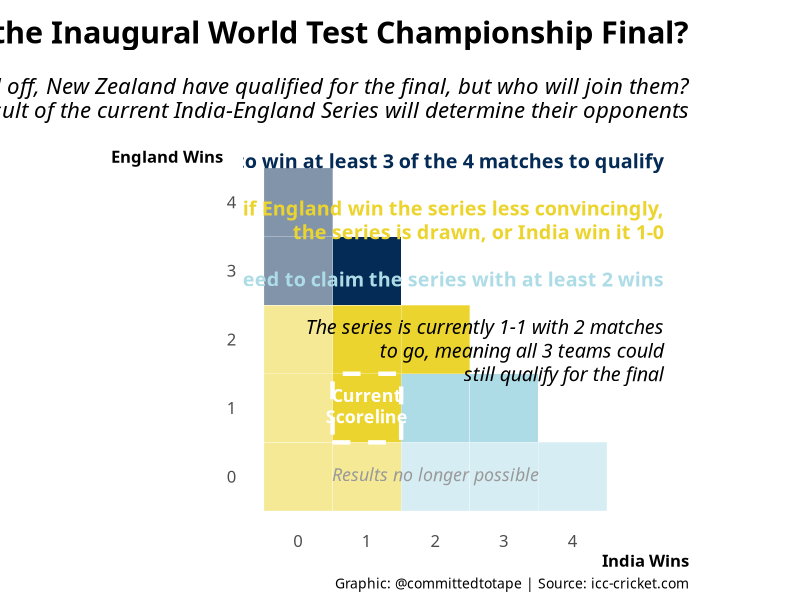
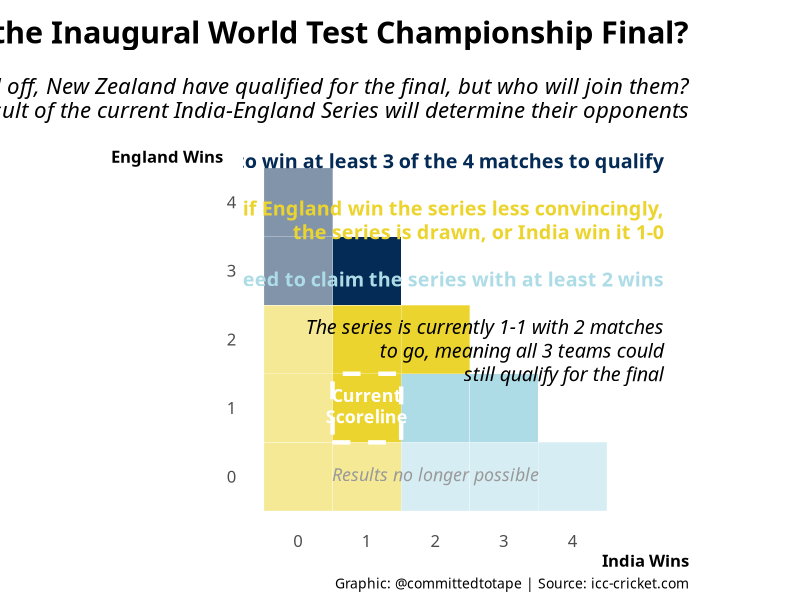

The R source for these figures, in order:
library(tidyverse)
library(ggtext)
library(glue)
library(here)

# Build dataset of all possible scores and outcomes
wins <- tibble(india = 0:4, england = 0:4)

outcomes <- expand(wins, india, england) %>% 
  filter(india + england <= 4) %>% 
  mutate(finalist = case_when(england >= 3 ~ "ENG",
                              england >= india ~ "AUS",
                              india == 1 & england == 0 ~ "AUS",
                              TRUE ~ "IND"))

# current score and matches remaining - change after each match
current_score <- outcomes %>% 
  filter(england == 1, india == 1)

matches_remaining <- 2

# is outcome now possible based on current state of series?
possible_outcomes <- outcomes %>% 
  mutate(not_possible = england < current_score$england |
                        india < current_score$india |
                        england > current_score$england + matches_remaining |
                        india > current_score$india + matches_remaining
           )

col_pal <- c("#ECD42E", "#042B56", "#ADDCE7")

ggplot() +
  geom_tile(data = filter(possible_outcomes, not_possible == 0),
                   aes(x = india, y = england, fill = finalist), 
                   colour = "white") +
  geom_tile(data = filter(possible_outcomes, not_possible == 1),
                   aes(x = india, y = england, fill = finalist), 
                   colour = "white", alpha = 0.5) +
  geom_tile(data = current_score, 
            aes(x = india, y = england, fill = finalist), 
            colour = "white", size = 1.5, linetype = 2) +
  geom_richtext(data = current_score, 
            aes(x = india, y = england, label = "**Current<br>Scoreline**"), 
            fill = NA, label.color = NA, colour = "white", size = 4.5,
            family = "Avenir Next Condensed") +
  geom_richtext(data = current_score, 
                aes(x = 2, y = 0, label = "*Results no longer possible*"), 
                fill = NA, label.color = NA, colour = "gray60", size = 4.5, 
                family = "Avenir Next Condensed") +
  geom_richtext(data = NULL, 
                aes(x = 5.4, y = 3.7, 
                    label = "<span style='color:#042B56'>**England need to win at least 3 of the 4 matches to qualify**</span><br><br>
                             <span style='color:#ECD42E'>**Australia qualify if England win the series less convincingly,<br>the series is drawn, or India win it 1-0**</span><br><br>
                             <span style='color:#ADDCE7'>**India need to claim the series with at least 2 wins**</span>"), 
                fill = NA, label.color = NA, size = 5, 
                family = "Avenir Next Condensed", hjust = 1) +
  geom_richtext(data = NULL, 
                aes(x = 5.4, y = 1.8, 
                    label = glue("*The series is currently {current_score$india}-{current_score$england} with {matches_remaining} matches<br> to go,
                                 meaning all 3 teams could<br>
                                 still qualify for the final*")), 
                fill = NA, label.color = NA, size = 5, 
                family = "Avenir Next Condensed", hjust = 1) +
  scale_fill_manual(values = col_pal) +
  scale_x_continuous("India Wins", breaks = 0:4) +
  scale_y_continuous("England Wins") +
  labs(title = "Who will be joining NZ in the Inaugural World Test Championship Final?",
       subtitle = glue("With the South Africa-Australia Series called off, New Zealand have qualified for the final, but who will join them?
                       The result of the current India-England Series will determine their opponents"),
       caption = "Graphic: @committedtotape | Source: icc-cricket.com") +
  coord_fixed() +
  theme_minimal(base_family = "Avenir Next Condensed") +
  theme(panel.grid = element_blank(),
        legend.position = "none",
        plot.title = element_text(hjust = 1, size = 22, face = "bold", margin = margin(10,0,20,0)),
        plot.subtitle = element_text(hjust = 1, size = 16, face = "italic", margin = margin(0,0,20,0)),
        plot.caption = element_text(size = 10),
        axis.title.y = element_text(angle = 0, size = 12, face = "bold"),
        axis.title.x = element_text(hjust = 1, size = 12, face = "bold"),
        axis.text = element_text(size = 12))

ggsave(here("world_test_finals","plots","world_test_championship_after_2.png"), width = 13, height = 8)
